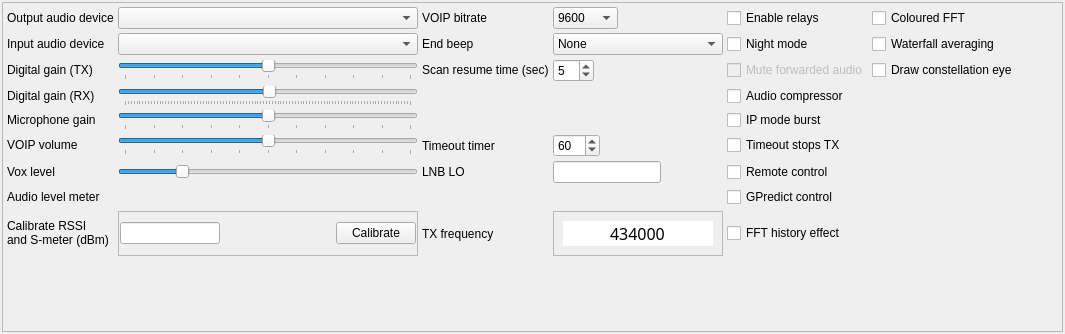
            <widget class="QWidget" name="tab">
             <attribute name="title">
              <string>Radio settings</string>
             </attribute>
             <layout class="QVBoxLayout" name="verticalLayout_3">
              <property name="spacing">
               <number>2</number>
              </property>
              <property name="leftMargin">
               <number>2</number>
              </property>
              <property name="topMargin">
               <number>2</number>
              </property>
              <property name="rightMargin">
               <number>2</number>
              </property>
              <property name="bottomMargin">
               <number>2</number>
              </property>
              <item>
               <widget class="QFrame" name="gridFrame">
                <property name="sizePolicy">
                 <sizepolicy hsizetype="MinimumExpanding" vsizetype="MinimumExpanding">
                  <horstretch>0</horstretch>
                  <verstretch>0</verstretch>
                 </sizepolicy>
                </property>
                <property name="minimumSize">
                 <size>
                  <width>1024</width>
                  <height>330</height>
                 </size>
                </property>
                <property name="maximumSize">
                 <size>
                  <width>16777215</width>
                  <height>450</height>
                 </size>
                </property>
                <property name="styleSheet">
                 <string notr="true">font: 9pt &quot;Sans Serif&quot;;</string>
                </property>
                <property name="frameShape">
                 <enum>QFrame::StyledPanel</enum>
                </property>
                <property name="frameShadow">
                 <enum>QFrame::Raised</enum>
                </property>
                <layout class="QGridLayout" name="gridLayout_5">
                 <property name="sizeConstraint">
                  <enum>QLayout::SetDefaultConstraint</enum>
                 </property>
                 <property name="leftMargin">
                  <number>4</number>
                 </property>
                 <property name="topMargin">
                  <number>4</number>
                 </property>
                 <property name="rightMargin">
                  <number>4</number>
                 </property>
                 <property name="bottomMargin">
                  <number>4</number>
                 </property>
                 <property name="spacing">
                  <number>4</number>
                 </property>
                 <item row="10" column="2">
                  <widget class="QLabel" name="label_46">
                   <property name="text">
                    <string>Timeout timer</string>
                   </property>
                  </widget>
                 </item>
                 <item row="2" column="1">
                  <widget class="QComboBox" name="audioOutputComboBox">
                   <property name="sizePolicy">
                    <sizepolicy hsizetype="MinimumExpanding" vsizetype="Fixed">
                     <horstretch>0</horstretch>
                     <verstretch>0</verstretch>
                    </sizepolicy>
                   </property>
                  </widget>
                 </item>
                 <item row="2" column="4">
                  <widget class="QCheckBox" name="checkBoxRelays">
                   <property name="text">
                    <string>Enable relays</string>
                   </property>
                  </widget>
                 </item>
                 <item row="12" column="4">
                  <widget class="QCheckBox" name="gpredictCheckBox">
                   <property name="text">
                    <string>GPredict control</string>
                   </property>
                  </widget>
                 </item>
                 <item row="7" column="4">
                  <widget class="QCheckBox" name="checkBoxAudioCompressor">
                   <property name="text">
                    <string>Audio compressor</string>
                   </property>
                  </widget>
                 </item>
                 <item row="13" column="0">
                  <widget class="QLabel" name="label_34">
                   <property name="sizePolicy">
                    <sizepolicy hsizetype="Fixed" vsizetype="Fixed">
                     <horstretch>0</horstretch>
                     <verstretch>0</verstretch>
                    </sizepolicy>
                   </property>
                   <property name="text">
                    <string>Calibrate RSSI
and S-meter (dBm)</string>
                   </property>
                  </widget>
                 </item>
                 <item row="9" column="4">
                  <widget class="QCheckBox" name="burstIPCheckBox">
                   <property name="text">
                    <string>IP mode burst</string>
                   </property>
                  </widget>
                 </item>
                 <item row="6" column="1">
                  <widget class="QSlider" name="digitalGainSlider">
                   <property name="minimum">
                    <number>0</number>
                   </property>
                   <property name="maximum">
                    <number>10</number>
                   </property>
                   <property name="pageStep">
                    <number>1</number>
                   </property>
                   <property name="value">
                    <number>5</number>
                   </property>
                   <property name="orientation">
                    <enum>Qt::Horizontal</enum>
                   </property>
                   <property name="tickPosition">
                    <enum>QSlider::TicksBelow</enum>
                   </property>
                   <property name="tickInterval">
                    <number>1</number>
                   </property>
                  </widget>
                 </item>
                 <item row="7" column="0">
                  <widget class="QLabel" name="label_48">
                   <property name="text">
                    <string>Digital gain (RX)</string>
                   </property>
                  </widget>
                 </item>
                 <item row="16" column="0">
                  <spacer name="verticalSpacer_2">
                   <property name="orientation">
                    <enum>Qt::Vertical</enum>
                   </property>
                   <property name="sizeType">
                    <enum>QSizePolicy::MinimumExpanding</enum>
                   </property>
                   <property name="sizeHint" stdset="0">
                    <size>
                     <width>20</width>
                     <height>20</height>
                    </size>
                   </property>
                  </spacer>
                 </item>
                 <item row="2" column="2">
                  <widget class="QLabel" name="label_43">
                   <property name="text">
                    <string>VOIP bitrate</string>
                   </property>
                  </widget>
                 </item>
                 <item row="11" column="1">
                  <widget class="QSlider" name="voxLevelSlider">
                   <property name="maximum">
                    <number>100</number>
                   </property>
                   <property name="pageStep">
                    <number>10</number>
                   </property>
                   <property name="value">
                    <number>20</number>
                   </property>
                   <property name="orientation">
                    <enum>Qt::Horizontal</enum>
                   </property>
                  </widget>
                 </item>
                 <item row="2" column="3">
                  <widget class="QComboBox" name="voipBitrateComboBox">
                   <property name="sizePolicy">
                    <sizepolicy hsizetype="Fixed" vsizetype="Fixed">
                     <horstretch>0</horstretch>
                     <verstretch>0</verstretch>
                    </sizepolicy>
                   </property>
                   <item>
                    <property name="text">
                     <string>9600</string>
                    </property>
                   </item>
                   <item>
                    <property name="text">
                     <string>19200</string>
                    </property>
                   </item>
                   <item>
                    <property name="text">
                     <string>24600</string>
                    </property>
                   </item>
                   <item>
                    <property name="text">
                     <string>38400</string>
                    </property>
                   </item>
                   <item>
                    <property name="text">
                     <string>48000</string>
                    </property>
                   </item>
                  </widget>
                 </item>
                 <item row="2" column="0">
                  <widget class="QLabel" name="label_33">
                   <property name="sizePolicy">
                    <sizepolicy hsizetype="Fixed" vsizetype="Fixed">
                     <horstretch>0</horstretch>
                     <verstretch>0</verstretch>
                    </sizepolicy>
                   </property>
                   <property name="text">
                    <string>Output audio device</string>
                   </property>
                  </widget>
                 </item>
                 <item row="11" column="0">
                  <widget class="QLabel" name="label_42">
                   <property name="text">
                    <string>Vox level</string>
                   </property>
                  </widget>
                 </item>
                 <item row="13" column="2">
                  <widget class="QLabel" name="label_49">
                   <property name="text">
                    <string>TX frequency</string>
                   </property>
                  </widget>
                 </item>
                 <item row="13" column="3">
                  <widget class="QFrame" name="frame_13">
                   <property name="sizePolicy">
                    <sizepolicy hsizetype="Fixed" vsizetype="Fixed">
                     <horstretch>0</horstretch>
                     <verstretch>0</verstretch>
                    </sizepolicy>
                   </property>
                   <property name="frameShape">
                    <enum>QFrame::StyledPanel</enum>
                   </property>
                   <property name="frameShadow">
                    <enum>QFrame::Raised</enum>
                   </property>
                   <layout class="QHBoxLayout" name="horizontalLayout_9">
                    <item>
                     <widget class="QLineEdit" name="txFrequencyEdit">
                      <property name="sizePolicy">
                       <sizepolicy hsizetype="Fixed" vsizetype="Fixed">
                        <horstretch>0</horstretch>
                        <verstretch>0</verstretch>
                       </sizepolicy>
                      </property>
                      <property name="minimumSize">
                       <size>
                        <width>150</width>
                        <height>25</height>
                       </size>
                      </property>
                      <property name="maximumSize">
                       <size>
                        <width>150</width>
                        <height>25</height>
                       </size>
                      </property>
                      <property name="font">
                       <font>
                        <family>Sans Serif</family>
                        <pointsize>12</pointsize>
                        <weight>50</weight>
                        <italic>false</italic>
                        <bold>false</bold>
                       </font>
                      </property>
                      <property name="toolTip">
                       <string>Direct frequency enter</string>
                      </property>
                      <property name="autoFillBackground">
                       <bool>false</bool>
                      </property>
                      <property name="styleSheet">
                       <string notr="true">font: 12pt &quot;Sans Serif&quot;;</string>
                      </property>
                      <property name="inputMethodHints">
                       <set>Qt::ImhDigitsOnly</set>
                      </property>
                      <property name="inputMask">
                       <string notr="true"/>
                      </property>
                      <property name="text">
                       <string notr="true">434000</string>
                      </property>
                      <property name="maxLength">
                       <number>16</number>
                      </property>
                      <property name="frame">
                       <bool>false</bool>
                      </property>
                      <property name="cursorPosition">
                       <number>6</number>
                      </property>
                      <property name="alignment">
                       <set>Qt::AlignCenter</set>
                      </property>
                      <property name="placeholderText">
                       <string notr="true"/>
                      </property>
                     </widget>
                    </item>
                   </layout>
                  </widget>
                 </item>
                 <item row="10" column="1">
                  <widget class="QSlider" name="voipGainSlider">
                   <property name="maximum">
                    <number>100</number>
                   </property>
                   <property name="singleStep">
                    <number>10</number>
                   </property>
                   <property name="value">
                    <number>50</number>
                   </property>
                   <property name="orientation">
                    <enum>Qt::Horizontal</enum>
                   </property>
                   <property name="tickPosition">
                    <enum>QSlider::TicksBelow</enum>
                   </property>
                   <property name="tickInterval">
                    <number>10</number>
                   </property>
                  </widget>
                 </item>
                 <item row="13" column="1">
                  <widget class="QFrame" name="frame_9">
                   <property name="frameShape">
                    <enum>QFrame::StyledPanel</enum>
                   </property>
                   <property name="frameShadow">
                    <enum>QFrame::Raised</enum>
                   </property>
                   <layout class="QHBoxLayout" name="horizontalLayout_6">
                    <property name="spacing">
                     <number>4</number>
                    </property>
                    <property name="leftMargin">
                     <number>1</number>
                    </property>
                    <property name="topMargin">
                     <number>1</number>
                    </property>
                    <property name="rightMargin">
                     <number>1</number>
                    </property>
                    <property name="bottomMargin">
                     <number>1</number>
                    </property>
                    <item>
                     <widget class="QLineEdit" name="rssiCalibrateEdit">
                      <property name="sizePolicy">
                       <sizepolicy hsizetype="Fixed" vsizetype="Fixed">
                        <horstretch>0</horstretch>
                        <verstretch>0</verstretch>
                       </sizepolicy>
                      </property>
                      <property name="maximumSize">
                       <size>
                        <width>100</width>
                        <height>16777215</height>
                       </size>
                      </property>
                      <property name="toolTip">
                       <string>Enter calibration value for known signal</string>
                      </property>
                     </widget>
                    </item>
                    <item>
                     <spacer name="horizontalSpacer_18">
                      <property name="orientation">
                       <enum>Qt::Horizontal</enum>
                      </property>
                      <property name="sizeHint" stdset="0">
                       <size>
                        <width>40</width>
                        <height>20</height>
                       </size>
                      </property>
                     </spacer>
                    </item>
                    <item>
                     <widget class="QPushButton" name="rssiCalibrateButton">
                      <property name="text">
                       <string>Calibrate</string>
                      </property>
                     </widget>
                    </item>
                   </layout>
                  </widget>
                 </item>
                 <item row="11" column="3">
                  <widget class="QLineEdit" name="lnbLOEdit">
                   <property name="sizePolicy">
                    <sizepolicy hsizetype="Fixed" vsizetype="Fixed">
                     <horstretch>0</horstretch>
                     <verstretch>0</verstretch>
                    </sizepolicy>
                   </property>
                  </widget>
                 </item>
                 <item row="5" column="4">
                  <widget class="QCheckBox" name="nightModeCheckBox">
                   <property name="text">
                    <string>Night mode</string>
                   </property>
                  </widget>
                 </item>
                 <item row="7" column="1">
                  <widget class="QSlider" name="rxGainSlider">
                   <property name="toolTip">
                    <string>Digital IF gain</string>
                   </property>
                   <property name="value">
                    <number>50</number>
                   </property>
                   <property name="orientation">
                    <enum>Qt::Horizontal</enum>
                   </property>
                   <property name="tickPosition">
                    <enum>QSlider::TicksBelow</enum>
                   </property>
                  </widget>
                 </item>
                 <item row="11" column="4">
                  <widget class="QCheckBox" name="remoteControlCheckBox">
                   <property name="text">
                    <string>Remote control</string>
                   </property>
                  </widget>
                 </item>
                 <item row="5" column="0">
                  <widget class="QLabel" name="label_32">
                   <property name="sizePolicy">
                    <sizepolicy hsizetype="Fixed" vsizetype="Fixed">
                     <horstretch>0</horstretch>
                     <verstretch>0</verstretch>
                    </sizepolicy>
                   </property>
                   <property name="text">
                    <string>Input audio device</string>
                   </property>
                  </widget>
                 </item>
                 <item row="5" column="1">
                  <widget class="QComboBox" name="audioInputComboBox">
                   <property name="sizePolicy">
                    <sizepolicy hsizetype="MinimumExpanding" vsizetype="Fixed">
                     <horstretch>0</horstretch>
                     <verstretch>0</verstretch>
                    </sizepolicy>
                   </property>
                  </widget>
                 </item>
                 <item row="9" column="0">
                  <widget class="QLabel" name="label_30">
                   <property name="sizePolicy">
                    <sizepolicy hsizetype="Fixed" vsizetype="Fixed">
                     <horstretch>0</horstretch>
                     <verstretch>0</verstretch>
                    </sizepolicy>
                   </property>
                   <property name="text">
                    <string>Microphone gain</string>
                   </property>
                  </widget>
                 </item>
                 <item row="9" column="1">
                  <widget class="QSlider" name="micGainSlider">
                   <property name="maximum">
                    <number>100</number>
                   </property>
                   <property name="singleStep">
                    <number>10</number>
                   </property>
                   <property name="value">
                    <number>50</number>
                   </property>
                   <property name="orientation">
                    <enum>Qt::Horizontal</enum>
                   </property>
                   <property name="tickPosition">
                    <enum>QSlider::TicksBelow</enum>
                   </property>
                   <property name="tickInterval">
                    <number>10</number>
                   </property>
                  </widget>
                 </item>
                 <item row="13" column="4">
                  <widget class="QCheckBox" name="fftHistoryCheckBox">
                   <property name="text">
                    <string>FFT history effect</string>
                   </property>
                  </widget>
                 </item>
                 <item row="10" column="4">
                  <widget class="QCheckBox" name="totStopTxCheckBox">
                   <property name="text">
                    <string>Timeout stops TX</string>
                   </property>
                  </widget>
                 </item>
                 <item row="10" column="0">
                  <widget class="QLabel" name="label_38">
                   <property name="sizePolicy">
                    <sizepolicy hsizetype="Fixed" vsizetype="Fixed">
                     <horstretch>0</horstretch>
                     <verstretch>0</verstretch>
                    </sizepolicy>
                   </property>
                   <property name="text">
                    <string>VOIP volume</string>
                   </property>
                  </widget>
                 </item>
                 <item row="10" column="3">
                  <widget class="QSpinBox" name="timeoutTimerSpinBox">
                   <property name="sizePolicy">
                    <sizepolicy hsizetype="Fixed" vsizetype="Fixed">
                     <horstretch>0</horstretch>
                     <verstretch>0</verstretch>
                    </sizepolicy>
                   </property>
                   <property name="suffix">
                    <string/>
                   </property>
                   <property name="maximum">
                    <number>300</number>
                   </property>
                   <property name="value">
                    <number>60</number>
                   </property>
                  </widget>
                 </item>
                 <item row="6" column="2">
                  <widget class="QLabel" name="label_40">
                   <property name="sizePolicy">
                    <sizepolicy hsizetype="Fixed" vsizetype="Fixed">
                     <horstretch>0</horstretch>
                     <verstretch>0</verstretch>
                    </sizepolicy>
                   </property>
                   <property name="text">
                    <string>Scan resume time (sec)</string>
                   </property>
                  </widget>
                 </item>
                 <item row="6" column="3">
                  <widget class="QSpinBox" name="scanTimerSpinBox">
                   <property name="sizePolicy">
                    <sizepolicy hsizetype="Fixed" vsizetype="Fixed">
                     <horstretch>0</horstretch>
                     <verstretch>0</verstretch>
                    </sizepolicy>
                   </property>
                   <property name="minimum">
                    <number>1</number>
                   </property>
                   <property name="maximum">
                    <number>30</number>
                   </property>
                   <property name="value">
                    <number>5</number>
                   </property>
                  </widget>
                 </item>
                 <item row="5" column="2">
                  <widget class="QLabel" name="label_44">
                   <property name="text">
                    <string>End beep</string>
                   </property>
                  </widget>
                 </item>
                 <item row="6" column="0">
                  <widget class="QLabel" name="label_36">
                   <property name="sizePolicy">
                    <sizepolicy hsizetype="Fixed" vsizetype="Fixed">
                     <horstretch>0</horstretch>
                     <verstretch>0</verstretch>
                    </sizepolicy>
                   </property>
                   <property name="text">
                    <string>Digital gain (TX)</string>
                   </property>
                  </widget>
                 </item>
                 <item row="16" column="6">
                  <spacer name="horizontalSpacer_12">
                   <property name="orientation">
                    <enum>Qt::Horizontal</enum>
                   </property>
                   <property name="sizeHint" stdset="0">
                    <size>
                     <width>40</width>
                     <height>20</height>
                    </size>
                   </property>
                  </spacer>
                 </item>
                 <item row="6" column="4">
                  <widget class="QCheckBox" name="muteForwardedAudioCheckBox">
                   <property name="enabled">
                    <bool>false</bool>
                   </property>
                   <property name="text">
                    <string>Mute forwarded audio</string>
                   </property>
                  </widget>
                 </item>
                 <item row="5" column="3">
                  <widget class="QComboBox" name="endBeepComboBox">
                   <property name="sizePolicy">
                    <sizepolicy hsizetype="Fixed" vsizetype="Fixed">
                     <horstretch>0</horstretch>
                     <verstretch>0</verstretch>
                    </sizepolicy>
                   </property>
                   <property name="maximumSize">
                    <size>
                     <width>300</width>
                     <height>16777215</height>
                    </size>
                   </property>
                   <item>
                    <property name="text">
                     <string>None</string>
                    </property>
                   </item>
                   <item>
                    <property name="text">
                     <string>End beep 1</string>
                    </property>
                   </item>
                   <item>
                    <property name="text">
                     <string>1500 Hz tone</string>
                    </property>
                   </item>
                   <item>
                    <property name="text">
                     <string>MDC1200</string>
                    </property>
                   </item>
                   <item>
                    <property name="text">
                     <string>MODAT</string>
                    </property>
                   </item>
                   <item>
                    <property name="text">
                     <string>TalkPermit</string>
                    </property>
                   </item>
                   <item>
                    <property name="text">
                     <string>MDC1200 Preamble</string>
                    </property>
                   </item>
                   <item>
                    <property name="text">
                     <string>Status Change</string>
                    </property>
                   </item>
                   <item>
                    <property name="text">
                     <string>Beep Beep</string>
                    </property>
                   </item>
                   <item>
                    <property name="text">
                     <string>Caution</string>
                    </property>
                   </item>
                  </widget>
                 </item>
                 <item row="11" column="2">
                  <widget class="QLabel" name="label_23">
                   <property name="text">
                    <string>LNB LO</string>
                   </property>
                  </widget>
                 </item>
                 <item row="2" column="5">
                  <widget class="QCheckBox" name="colouredFFTCheckBox">
                   <property name="text">
                    <string>Coloured FFT</string>
                   </property>
                  </widget>
                 </item>
                 <item row="5" column="5">
                  <widget class="QCheckBox" name="waterfallAveragingCheckBox">
                   <property name="text">
                    <string>Waterfall averaging</string>
                   </property>
                  </widget>
                 </item>
                 <item row="6" column="5">
                  <widget class="QCheckBox" name="drawConstellationEyeCheckBox">
                   <property name="text">
                    <string>Draw constellation eye</string>
                   </property>
                  </widget>
                 </item>
                 <item row="12" column="1">
                  <widget class="QLabel" name="vuMeterLabel">
                   <property name="sizePolicy">
                    <sizepolicy hsizetype="Fixed" vsizetype="Fixed">
                     <horstretch>0</horstretch>
                     <verstretch>0</verstretch>
                    </sizepolicy>
                   </property>
                   <property name="minimumSize">
                    <size>
                     <width>300</width>
                     <height>10</height>
                    </size>
                   </property>
                   <property name="maximumSize">
                    <size>
                     <width>300</width>
                     <height>20</height>
                    </size>
                   </property>
                   <property name="text">
                    <string/>
                   </property>
                  </widget>
                 </item>
                 <item row="12" column="0">
                  <widget class="QLabel" name="label_19">
                   <property name="text">
                    <string>Audio level meter</string>
                   </property>
                  </widget>
                 </item>
                </layout>
               </widget>
              </item>
             </layout>
            </widget>
